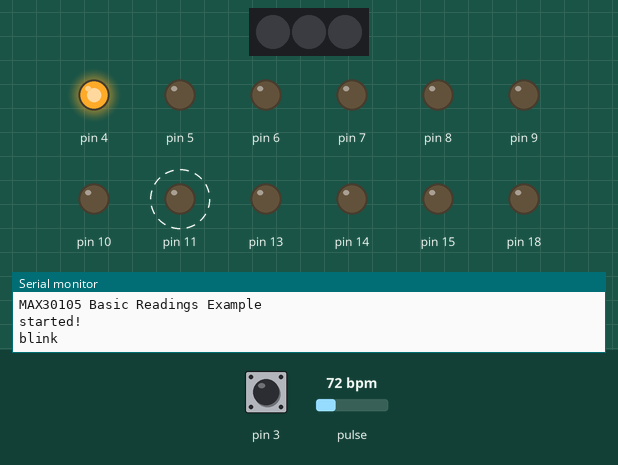
The sketch below on a simulated Arduino Uno, built with avr-gcc and run on an emulated ATmega328P. Parts: 3 RGB LEDs in strip order, left to right, output pins drawn as LEDs (lit = HIGH), the last lines printed to the serial monitor. Dashed ring = blinking. Inputs (shaded band) come from the test bench; at power-on: pin 3 HIGH, pulse 72 bpm.

Above: at 1.2 s.
1.3 s: pin 3 pulled LOW for 0.15 s
At 1.49 s:
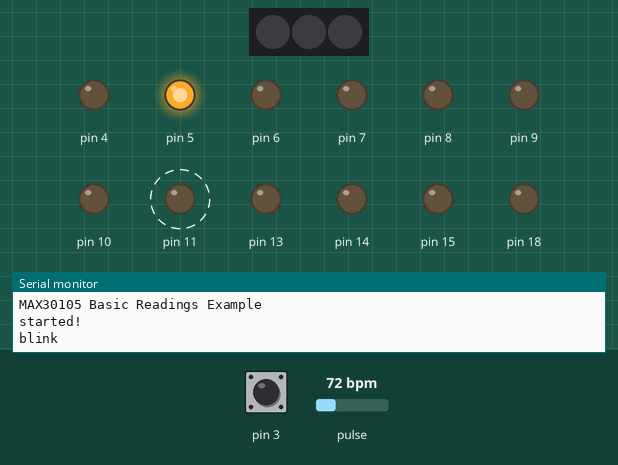
4.3 s: pulse set to 130 bpm
At 4.76 s:
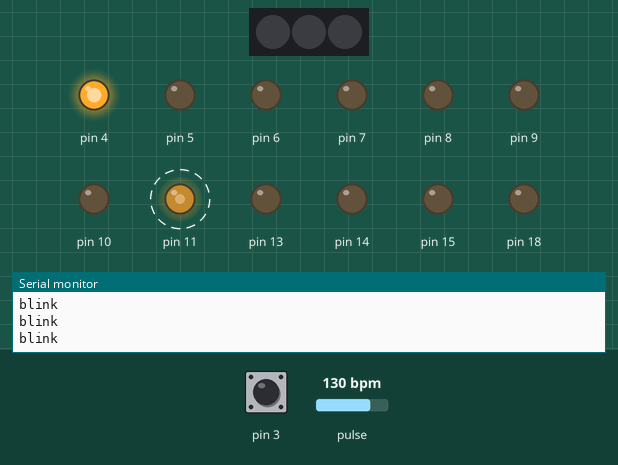
7.3 s: pulse set to 42 bpm
At 8.53 s:
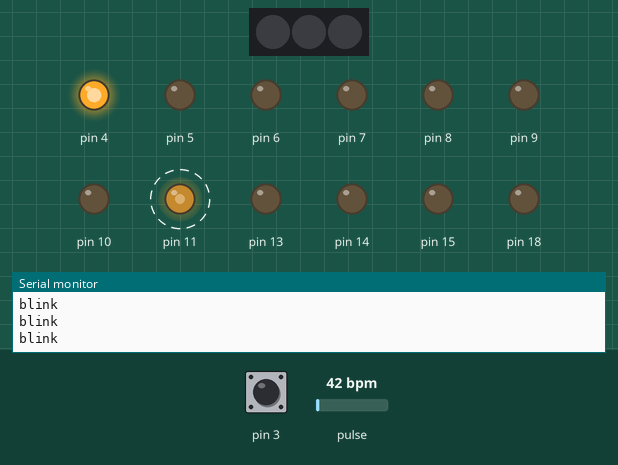
10.3 s: pin 3 pulled LOW for 3.2 s
At 12.4 s:
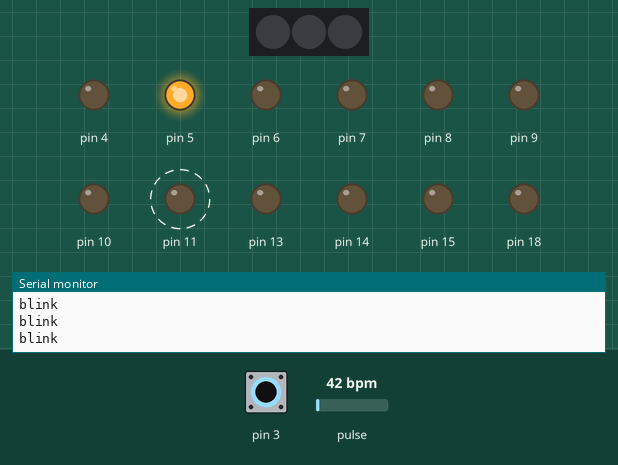
15.0 s: pin 3 pulled LOW for 1 s
At 17.6 s:
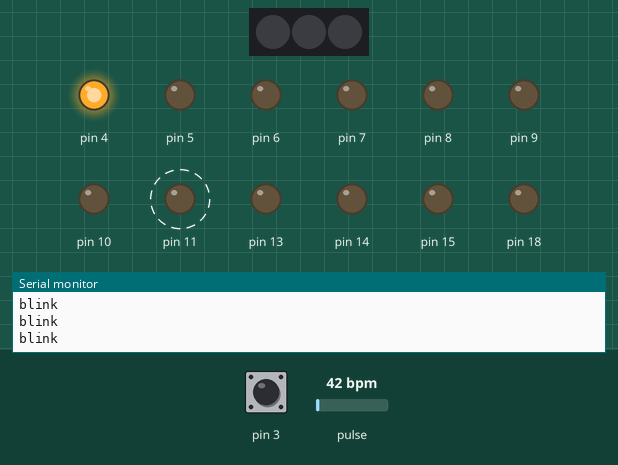
Timing chart, 0 to 19.0 s (numbered marks = the images above; inputs shaded):
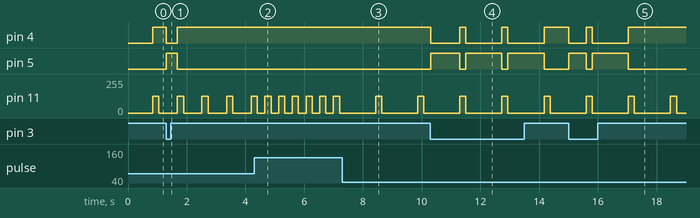

Measured:
- after the input at 1.3 s, pin 4: HIGH → LOW at once, → HIGH 0.38 s later; pin 5: LOW → HIGH at once, → LOW 0.38 s later
- after the input at 4.3 s, pin 11: alternates 127/255 for 0.21 s and 0/255 for 0.26 s, starting after 0.36 s
- after the input at 7.3 s, pin 11: alternates 127/255 for 0.21 s and 0/255 for 1.2 s, starting after 1.1 s
- after the input at 10.3 s, pin 4: HIGH → LOW at once, then repeats every 1.4 s: HIGH 0.20 s, LOW 1.2 s; pin 5: LOW → HIGH at once, then repeats every 1.4 s: LOW 0.20 s, HIGH 1.2 s
- after the input at 15.0 s, pin 4: HIGH → LOW at once, → HIGH 0.60 s later, → LOW 0.20 s later, → HIGH 1.2 s later; pin 5: LOW → HIGH at once, → LOW 0.60 s later, → HIGH 0.20 s later, → LOW 1.2 s later
- by itself, pin 11: alternates 127/255 for 0.21 s and 0/255 for 0.63 s

The sketch:

heartbeat_balloon.ino
```cpp
// Programmable-Air
// Author: tinkrmind
// https://github.com/orgs/Programmable-Air
//
// Basic example of using Vent function of the Programmable-Air board.
// The neopixels show pressure. Cyan for low pressure and Purple for high pressure
// Brighter color means more extreme pressure. Bright cyan means lower pressure than dim cyan and brighter purple means higher pressure tham dim purple. At atmospheric presure,lights will be off.
//
// PCB v0.3/v0.4/v0.5

#include "programmable_air.h"
#include "MAX30105.h"
#include "Adafruit_VL53L0X.h"
#include "heartRate.h"
#define DEBUG 1
#define debug Serial
//Heartbeat
MAX30105 particleSensor;

void setup() {

  Serial.begin(9600);
  Serial.println("MAX30105 Basic Readings Example");

  // Initialize sensor
  if (particleSensor.begin() == false)
  {
    Serial.println("MAX30105 was not found. Please check wiring/power. ");
    while (1);
  }

  particleSensor.setup(); //Configure sensor. Use 6.4mA for LED drive
Serial.println("started!");

  initializePins();
}

void loop() {


  long irValue = particleSensor.getIR();
  // if the RED button is pressed blow air into the output, else, vent to atmosphere
    if (checkForBeat(irValue) == true){
    // switch on Pump 2 (blow) to 50% duty cycle
    Serial.println("blink");
    switchOnPump(2,50);
    blow();
    delay(200);
  } else{
    switchOffPumps();
    //vent();
  }
  if(readBtn(RED)){
    switchOffPumps();
    vent();
  }

}
```
